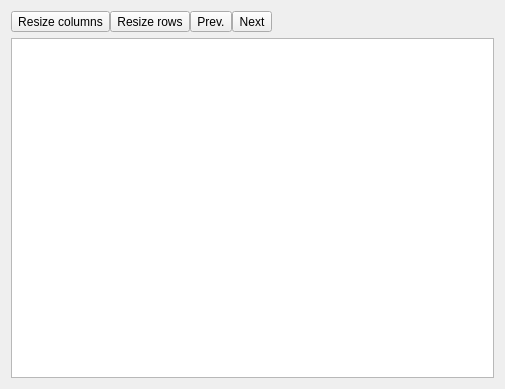
<?xml version="1.0" encoding="UTF-8"?>
<ui version="4.0">
 <class>Form</class>
 <widget class="QWidget" name="Form">
  <property name="geometry">
   <rect>
    <x>0</x>
    <y>0</y>
    <width>505</width>
    <height>389</height>
   </rect>
  </property>
  <property name="windowTitle">
   <string>Form</string>
  </property>
  <layout class="QGridLayout" name="gridLayout">
   <item row="0" column="0">
    <layout class="QHBoxLayout" name="horizontalLayout">
     <property name="spacing">
      <number>0</number>
     </property>
     <item>
      <widget class="QToolButton" name="resizeColumnsToolButton">
       <property name="toolTip">
        <string>Autoresize columns width to fit contents</string>
       </property>
       <property name="statusTip">
        <string>Autoresize columns width to fit contents</string>
       </property>
       <property name="whatsThis">
        <string>Autoresize columns width to fit contents</string>
       </property>
       <property name="text">
        <string>Resize columns</string>
       </property>
       <property name="icon">
        <iconset theme="resizecol">
         <normaloff>.</normaloff>.</iconset>
       </property>
      </widget>
     </item>
     <item>
      <widget class="QToolButton" name="resizeRowsToolButton">
       <property name="toolTip">
        <string>Autoresize rows height to fit contents</string>
       </property>
       <property name="statusTip">
        <string>Autoresize rows height to fit contents</string>
       </property>
       <property name="whatsThis">
        <string>Autoresize rows height to fit contents</string>
       </property>
       <property name="text">
        <string>Resize rows</string>
       </property>
       <property name="icon">
        <iconset theme="resizerow">
         <normaloff>.</normaloff>.</iconset>
       </property>
      </widget>
     </item>
     <item>
      <widget class="QToolButton" name="prevSliceToolbutton">
       <property name="toolTip">
        <string>Previous slice</string>
       </property>
       <property name="text">
        <string>Prev.</string>
       </property>
       <property name="icon">
        <iconset theme="go-previous"/>
       </property>
      </widget>
     </item>
     <item>
      <widget class="QToolButton" name="nextSliceToolButton">
       <property name="toolTip">
        <string>Next slice</string>
       </property>
       <property name="text">
        <string>Next</string>
       </property>
       <property name="icon">
        <iconset theme="go-next"/>
       </property>
      </widget>
     </item>
     <item>
      <spacer name="horizontalSpacer">
       <property name="orientation">
        <enum>Qt::Horizontal</enum>
       </property>
       <property name="sizeHint" stdset="0">
        <size>
         <width>40</width>
         <height>20</height>
        </size>
       </property>
      </spacer>
     </item>
    </layout>
   </item>
   <item row="1" column="0">
    <widget class="QTableView" name="tableView"/>
   </item>
  </layout>
 </widget>
 <resources/>
 <connections/>
</ui>
